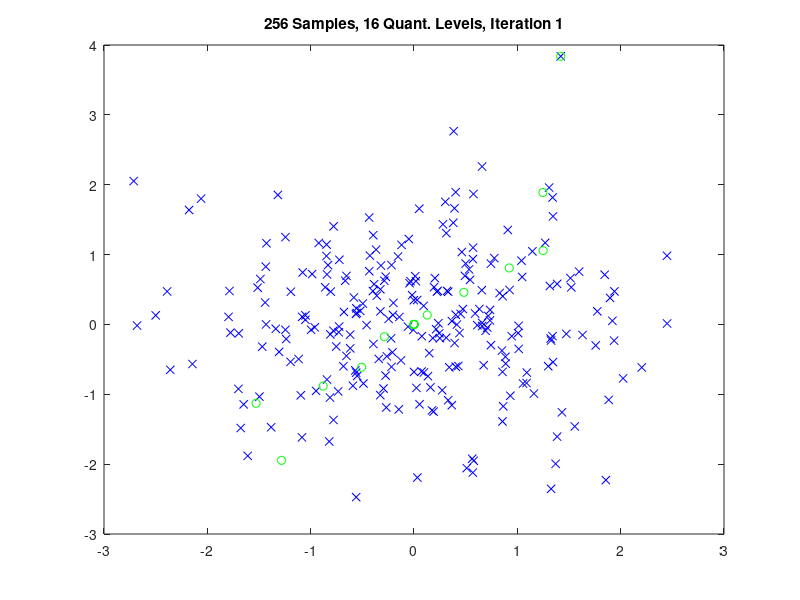
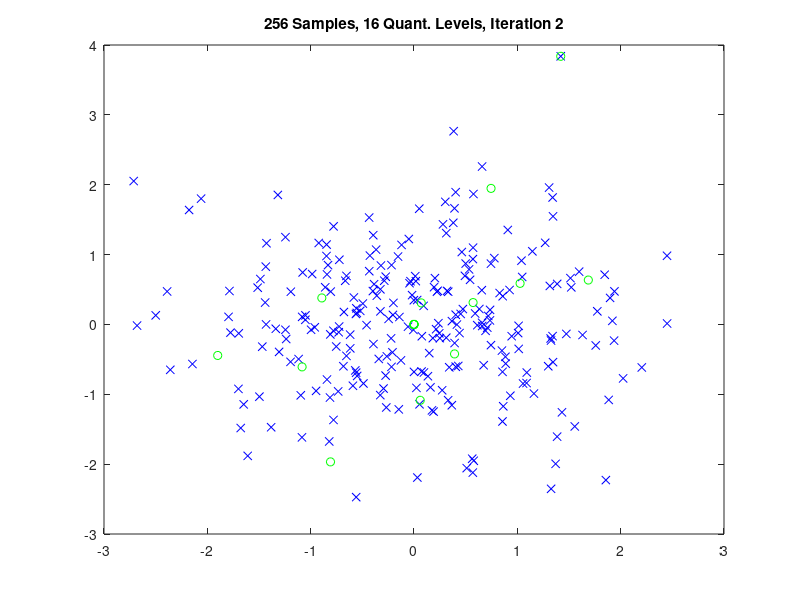
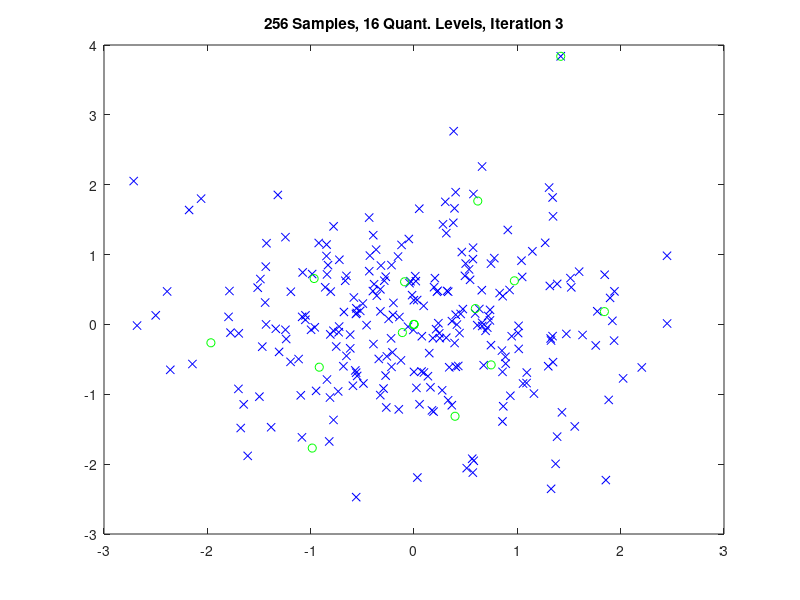
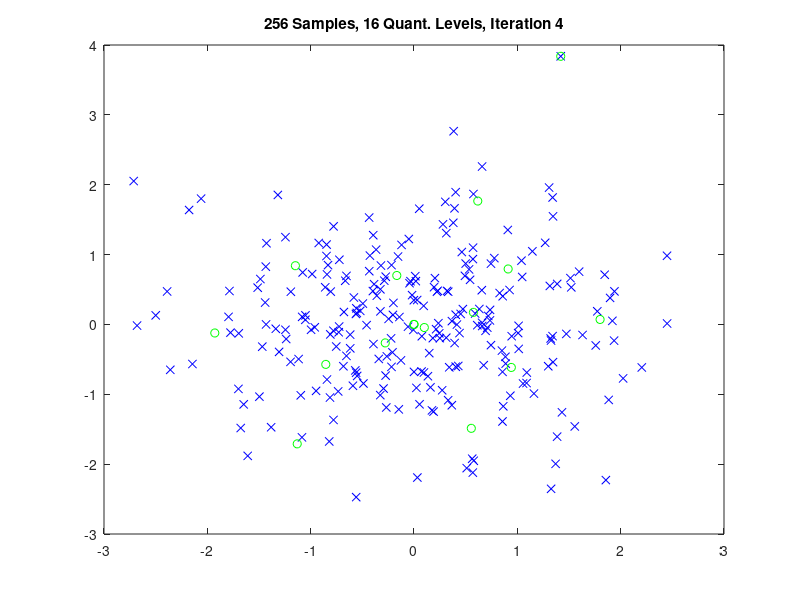

MATLAB code for these plots, in order:
% eight16.m -- Problem 8.16
% Chris Shirk
%%%%%%%%%%%%%%%%%%%%%%%%%%%%%%%%%%%%%%%%%%%%%%%%%%%%%%

function eight16

close all

%%%%%%%%%%%%%%%%%%%%%%%%%%%%%%%%%%%%%%%%%%%%%%%%%%%%%%
% Generate 2-D i.i.d. Gaussian source
% Two components in each sample are independent 
% w/ zero mean and unit variance
% I can specify the Number of samples
%%%%%%%%%%%%%%%%%%%%%%%%%%%%%%%%%%%%%%%%%%%%%%%%%%%%%%
nSrcSamples = 256;
global src;
src = randn(nSrcSamples, 2); % 2 dimensional i.i.d. source


%%%%%%%%%%%%%%%%%%%%%%%%%%%%%%%%%%%%%%%%%%%%%%%%%%%%%%
% Set the codebook size
% codebook contains x,y of quant. region centroid
%%%%%%%%%%%%%%%%%%%%%%%%%%%%%%%%%%%%%%%%%%%%%%%%%%%%%%
nQuantLevels = 16;
global codebook;
codebook = zeros(nQuantLevels, 2);


%%%%%%%%%%%%%%%%%%%%%%%%%%%%%%%%%%%%%%%%%%%%%%%%%%%%%%
% Which quant. region  the source sample
% corresponds to; the region's centroid x,y can be
% looked up in the codebook
%%%%%%%%%%%%%%%%%%%%%%%%%%%%%%%%%%%%%%%%%%%%%%%%%%%%%%
srcLevel = zeros(nSrcSamples, 1);



%%%%%%%%%%%%%%%%%%%%%%%%%%%%%%%%%%%%%%%%%%%%%%%%%%%%%%
% Set the initial centroid values in the codebook..
%%%%%%%%%%%%%%%%%%%%%%%%%%%%%%%%%%%%%%%%%%%%%%%%%%%%%%
xMin = min(src(1:length(src)));
xMax = max(src(1:length(src)));
yMin = min(src(1:length(src), 2));
yMax = max(src(1:length(src), 2));

qx = (xMax - xMin) / length(codebook);
qy = (yMax - yMin) / length(codebook);

for i=1:length(codebook)
    codebook(i, 1) = xMin + qx / 2 + (i - 1) * qx;
    codebook(i, 2) = yMin + qy / 2 + (i - 1) * qy;
end

disp 'Original codebook:'
codebook


%%%%%%%%%%%%%%%%%%%%%%%%%%%%%%%%%%%%%%%%%%%%%%%%%%%%%%
% Loop through the source samples and assign them
% to the closest quant. region
%%%%%%%%%%%%%%%%%%%%%%%%%%%%%%%%%%%%%%%%%%%%%%%%%%%%%%
for i=1:length(src)
    srcLevel(i) = findClosestCentroid(i);
end



%%%%%%%%%%%%%%%%%%%%%%%%%%%%%%%%%%%%%%%%%%%%%%%%%%%%%%
% Keep adjusting centroids and reassociating samples with
% quantization regions... when we achieve stability, exit
% loop, for we have converged on a local optimum
%%%%%%%%%%%%%%%%%%%%%%%%%%%%%%%%%%%%%%%%%%%%%%%%%%%%%%
nIterations = 0;
while(1)
    
    nIterations = nIterations + 1;
    
    % Recalculate centroids
    % Get a particular quant. region
    for i=1:length(codebook)
        
        nReferences = 0;
        x = 0;
        y = 0;
        
        % Find all source samples that reference that region
        for j=1:length(src)
            
            if (srcLevel(j) == i)
                nReferences = nReferences + 1;
                x = x + src(j, 1);
                y = y + src(j, 2);
            else
                %disp(sprintf('srcLevel(%d) = %d', j, srcLevel(j)));
            end
            
        end
       
        % Nothing actually fits in this particular quantization
        % region... so fix the region to a known point
        if (nReferences == 0)
            %disp(sprintf('i=%d', i));
            %pause
            
            % No source samples corresponded to given
            % quantization region, so reset the region back
            % to 0,0
            codebook(i, 1) = 0;
            codebook(i, 2) = 0;
            
            
            
        else
            
            % Got all source samples for given region,
            % now recalculate centroid
            codebook(i, 1) = x / nReferences;
            codebook(i, 2) = y / nReferences;
           
        end
        
        
        
    end
    
    
    
    % Centroids have been recalculated
    % Now check whether the source samples
    % still correspond to the same quant. regions!
    bKeepGoing = 0;
    
    for i=1:length(src)
        
        tmp = findClosestCentroid(i);
        if (tmp == srcLevel(i))
        else
            bKeepGoing = 1;
            
            srcLevel(i) = tmp;
            
        end
        
        
    end
    
    
    if (bKeepGoing == 0) break; end
    
    % We've got to iteriate again, so show a plot
    figure
    newtitle = sprintf('%d Samples, %d Quant. Levels, Iteration %d', length(src), length(codebook), nIterations);
    
    
    plot(src(1:length(src), 1), src(1:length(src), 2), 'bx');
    hold on;
    plot(codebook(1:length(codebook), 1), codebook(1:length(codebook), 2), 'go');
    title(newtitle);
    
    
end

disp(sprintf('nIterations = %d', nIterations));

disp 'Final codebook:'
codebook




%%%%%%%%%%%%%%%%%%%%%
function [quant_idx] = findClosestCentroid(i)
    global src;
    global codebook;

    distance = +inf;
    quant_idx = 0;
    
    % Find closest centroid
    for j=1:length(codebook)
        
        tmp = ((src(i, 1) - codebook(j, 1))^2 + (src(i, 2) - codebook(j, 2))^2) ^.5;
        
        if (tmp < distance)
            distance = tmp;
            quant_idx = j;
        end
        
    end
    











% The point is this
% The number of samples is in the context of the training set
% The training set is what we establish -- it configures the quantizer
% to process an unlimited amount of inputs in the future

% The Lloyd algorithm runs through the training set (what we specify)
% and configures the encoder...


% Note: I can also choose the codebook size
%




% 